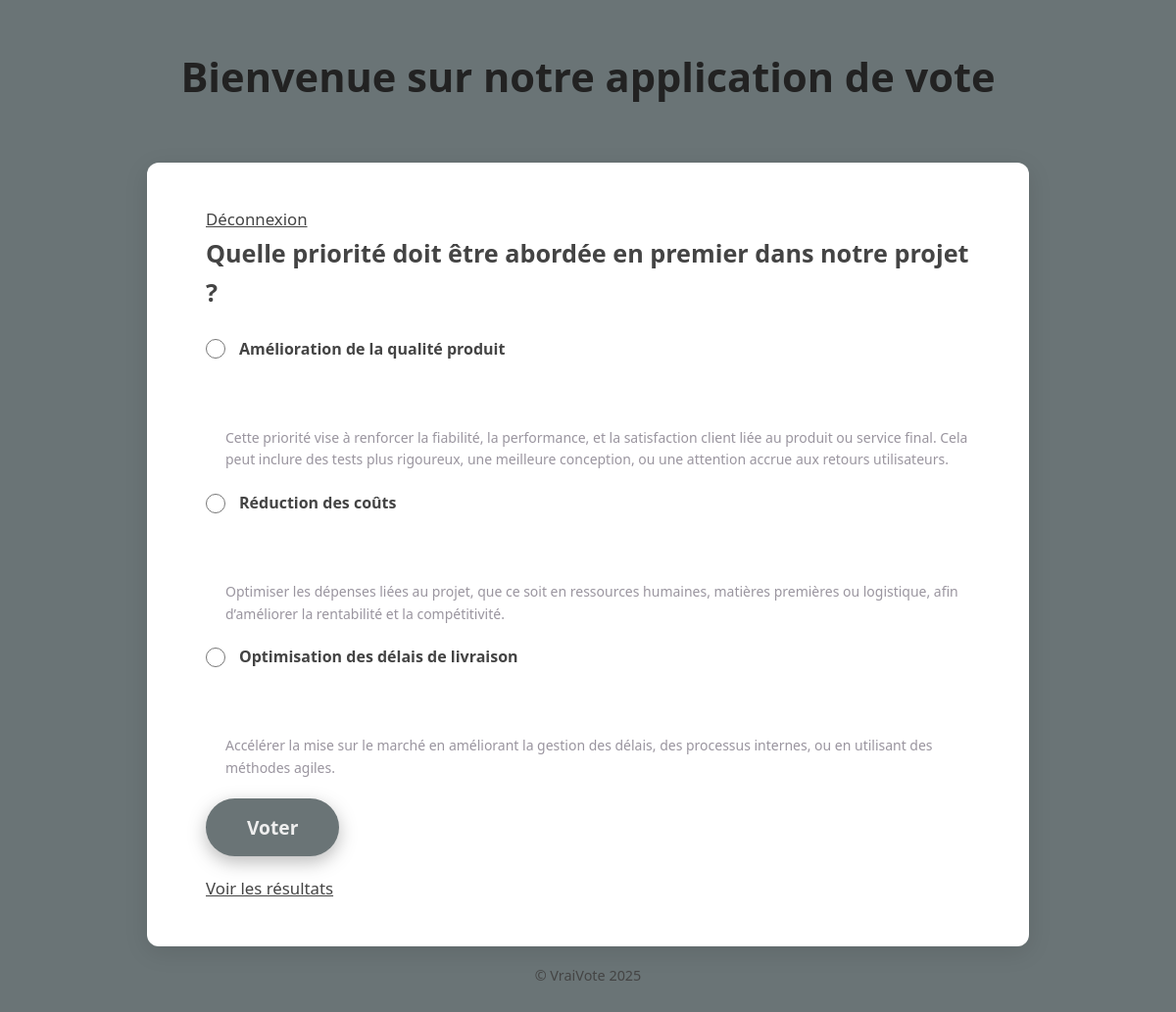
Page /poll/7/ (signed in) on the committed database.
### vote_app/models.py (models this page shows, shortened)
class Poll(models.Model):
    TYPE_VOTE_CHOICES = [
        ('unique', 'Vote unique'),
        ('multiple', 'Vote multiple'),
    ]
    title = models.CharField(max_length=255)
    description = models.TextField()
    start_date = models.DateTimeField()
    end_date = models.DateTimeField()
    vote_type = models.CharField(max_length=20, choices=TYPE_VOTE_CHOICES)

class Option(models.Model):
    poll = models.ForeignKey(Poll, related_name='options', on_delete=models.CASCADE)
    name = models.CharField(max_length=255)
    description = models.TextField(blank=True, null=True)

### vote_app/views.py (the view)
# urls.py: path('poll/<int:poll_id>/', views.poll_detail, name='poll_detail'),
@login_required
def poll_detail(request, poll_id):
    poll = get_object_or_404(Poll, id=poll_id)
    user_vote = Vote.objects.filter(user=request.user, poll=poll).first()
    return render(request, 'vote_app/poll_detail.html', {'poll': poll, 'user_vote': user_vote})

### vote_app/templates/vote_app/poll_detail.html (shortened to what this page needs)
{% extends 'vote_app/base.html' %}
{% block content %}
                <a href="{% url 'login' %}">Déconnexion</a>
<h2>{{ poll.title }}</h2>
<form method="post" action="{% url 'vote_poll' poll.id %}">
    {% for option in poll.options.all %}
        <label>
            <input type="radio" name="option" value="{{ option.id }}">
            {{ option.name }}
        </label><br />
        {% if option.description %}
            <small style="color: #9a959f; margin-left: 20px; display: block;">
                {{ option.description }}
            </small>
        {% endif %}
    {% endfor %}
    <button type="submit">Voter</button> <a href="{% url 'results' poll.id %}">Voir les résultats</a>
</form>
{% endblock %}

### vote_app/static/css/style.css (style rules this page uses)
* { margin: 0; padding: 0; box-sizing: border-box; font-family: 'Segoe UI', Tahoma, Geneva, Verdana, sans-serif; color: #444; background: none; }
body { min-height: 100vh; background: #6a7476; display: flex; flex-direction: column; align-items: center; padding: 50px 20px; }
form { margin-top: 25px; display: flex; flex-direction: column; gap: 20px; width: 100%; }
form input, form textarea, form select { width: 100%; padding: 12px 16px; font-size: 1rem; border-radius: 8px; border: 1.5px solid #ccc; background-color: #fafafa; color: #333; transition: border-color 0.3s ease; }
form label { display: flex; align-items: center; gap: 14px; font-weight: 600; color: #444; cursor: pointer; user-select: none; font-size: 1rem; }
form input[type="checkbox"], form input[type="radio"] { width: 20px; height: 20px; cursor: pointer; accent-color: #555; }
form button[type="submit"] { background: #6a7476; color: #eee; border: none; border-radius: 50px; padding: 16px 42px; font-size: 1.2rem; font-weight: 700; cursor: pointer; box-shadow: 0 6px 18px rgba(85, 85, 85, 0.4); transition: background-color 0.3s ease, transform 0.2s ease; align-self: flex-start; }

### rows in the picture
Poll: title "Quelle priorité doit être abordée en premier dans notre projet ?"
Option: name "Amélioration de la qualité produit", description "Cette priorité vise à renforcer la fiabilité, la performance, et la satisfaction client liée au produit ou service final. Cela peut inclure des tests plus rigoureux, une meilleure conception, ou une attention accrue aux retours utilisateurs."
Option: name "Réduction des coûts", description "Optimiser les dépenses liées au projet, que ce soit en ressources humaines, matières premières ou logistique, afin d’améliorer la rentabilité et la compétitivité."
Option: name "Optimisation des délais de livraison", description "Accélérer la mise sur le marché en améliorant la gestion des délais, des processus internes, ou en utilisant des méthodes agiles."
